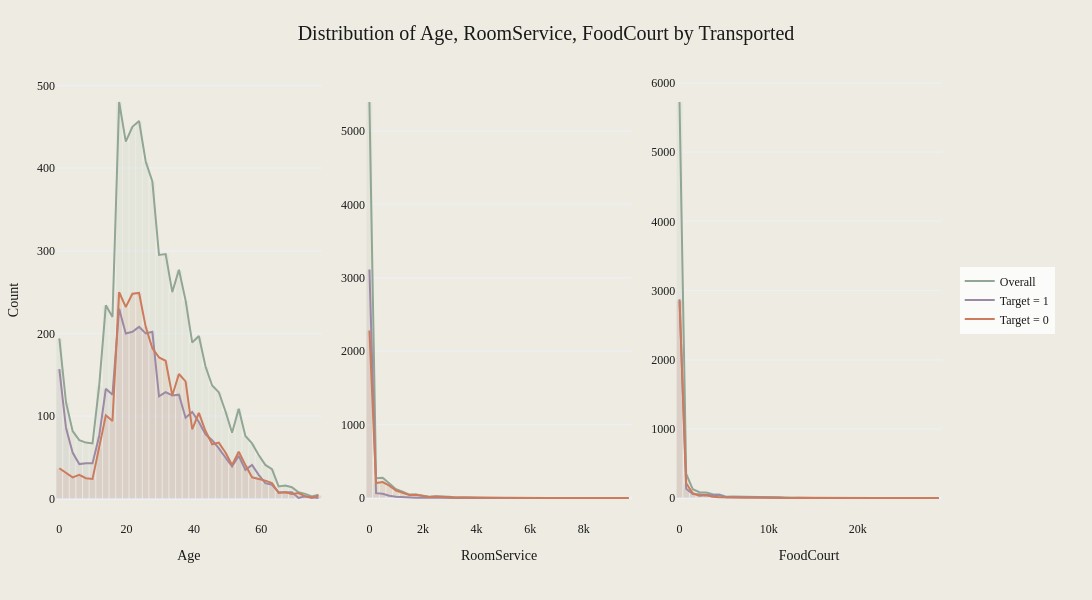

The code cell stored with this chart in its notebook:
### Markdown cell above
The summary statistics reveal interesting patterns in our numerical features:

**Age:** Ranges from 0 to 79 years, with a mean of about 28.9 years. The median (50%) is 27 years, suggesting a relatively young passenger population.

**Spending features (RoomService, FoodCourt, ShoppingMall, Spa, VRDeck):**

All have minimums of 0 and high maximum values, indicating wide ranges in spending. The means are much higher than the medians (which are all 0), suggesting highly skewed distributions. Large standard deviations compared to means indicate high variability in spending patterns.

**These statistics suggest we may need to consider log transformations or other techniques to handle the skewed spending data in our analysis. FoodCourt shows the highest mean spending and maximum value among the features.**

Next up, we can move towards checking the distributions of our numerical features using histograms.

**Note: We're not including 'Cabin', 'PassengerId', and 'Name' in our initial distribution analysis for the following reasons:**

1. Cabin: This feature contains multiple pieces of information (deck, cabin number, side) and would benefit from feature engineering before analysis. We'll address this in our feature engineering step.

2. PassengerId: This is a unique identifier for each passenger or group and doesn't provide direct information about the likelihood of being transported. However, we may extract useful information from it later, such as group size or travel companions.

3. Name: While names could potentially provide information about family groups or cultural background, they require more complex text analysis techniques. We'll consider whether to use this information in our feature engineering step.

### Code cell
numerical_features = [
    "Age",
    "RoomService",
    "FoodCourt",
    "ShoppingMall",
    "Spa",
    "VRDeck",
]
numerical_features_one = ["Age", "RoomService", "FoodCourt"]
numerical_features_two = ["ShoppingMall", "Spa", "VRDeck"]

plot_numeric_distributions(
    train_data_cleaned,
    numerical_features_one,
    "Transported",
    nbins=40,
    save_path="../images/numerical_features_one.png",
)

### Figure 1 — Plotly figure (JSON) as saved in the notebook; plotly's stock layout.template omitted (floating-point values rounded to 4 significant figures)
{"data": [{"marker": {"color": "#91A694"}, "name": "Overall", "opacity": 0.1, "showlegend": false, "type": "bar", "width": 1.975, "x": [0, 1.975, 3.95, 5.925, 7.9, 9.875, 11.85, 13.83, 15.8, 17.78, 19.75, 21.73, 23.7, 25.68, 27.65, 29.62, 31.6, 33.58, 35.55, 37.52, 39.5, 41.48, 43.45, 45.43, 47.4, 49.38, 51.35, 53.33, 55.3, 57.28, 59.25, 61.23, 63.2, 65.17, 67.15, 69.12, 71.1, 73.08, 75.05, 77.03], "xaxis": "x", "y": [194, 117, 82, 71, 68, 67, 137, 234, 220, 480, 432, 450, 457, 408, 384, 295, 296, 250, 277, 240, 189, 197, 160, 137, 129, 106, 80, 109, 76, 67, 53, 41, 36, 15, 16, 14, 8, 6, 3, 5], "yaxis": "y"}, {"hoverinfo": "skip", "line": {"color": "#91A694", "width": 2}, "mode": "lines", "name": "Overall", "showlegend": true, "type": "scatter", "x": [0, 1.975, 3.95, 5.925, 7.9, 9.875, 11.85, 13.83, 15.8, 17.78, 19.75, 21.73, 23.7, 25.68, 27.65, 29.62, 31.6, 33.58, 35.55, 37.52, 39.5, 41.48, 43.45, 45.43, 47.4, 49.38, 51.35, 53.33, 55.3, 57.28, 59.25, 61.23, 63.2, 65.17, 67.15, 69.12, 71.1, 73.08, 75.05, 77.03], "xaxis": "x", "y": [194, 117, 82, 71, 68, 67, 137, 234, 220, 480, 432, 450, 457, 408, 384, 295, 296, 250, 277, 240, 189, 197, 160, 137, 129, 106, 80, 109, 76, 67, 53, 41, 36, 15, 16, 14, 8, 6, 3, 5], "yaxis": "y"}, {"marker": {"color": "#9C8AA5"}, "name": "Target = 1", "opacity": 0.1, "showlegend": false, "type": "bar", "width": 1.975, "x": [0, 1.975, 3.95, 5.925, 7.9, 9.875, 11.85, 13.83, 15.8, 17.78, 19.75, 21.73, 23.7, 25.68, 27.65, 29.62, 31.6, 33.58, 35.55, 37.52, 39.5, 41.48, 43.45, 45.43, 47.4, 49.38, 51.35, 53.33, 55.3, 57.28, 59.25, 61.23, 63.2, 65.17, 67.15, 69.12, 71.1, 73.08, 75.05, 77.03], "xaxis": "x", "y": [157, 86, 56, 42, 43, 43, 76, 133, 126, 230, 200, 202, 208, 200, 202, 124, 129, 125, 126, 98, 105, 93, 78, 71, 61, 50, 39, 52, 35, 41, 29, 19, 17, 8, 8, 8, 1, 3, 2, 1], "yaxis": "y"}, {"hoverinfo": "skip", "line": {"color": "#9C8AA5", "width": 2}, "mode": "lines", "name": "Target = 1", "showlegend": true, "type": "scatter", "x": [0, 1.975, 3.95, 5.925, 7.9, 9.875, 11.85, 13.83, 15.8, 17.78, 19.75, 21.73, 23.7, 25.68, 27.65, 29.62, 31.6, 33.58, 35.55, 37.52, 39.5, 41.48, 43.45, 45.43, 47.4, 49.38, 51.35, 53.33, 55.3, 57.28, 59.25, 61.23, 63.2, 65.17, 67.15, 69.12, 71.1, 73.08, 75.05, 77.03], "xaxis": "x", "y": [157, 86, 56, 42, 43, 43, 76, 133, 126, 230, 200, 202, 208, 200, 202, 124, 129, 125, 126, 98, 105, 93, 78, 71, 61, 50, 39, 52, 35, 41, 29, 19, 17, 8, 8, 8, 1, 3, 2, 1], "yaxis": "y"}, {"marker": {"color": "#CC7B5C"}, "name": "Target = 0", "opacity": 0.1, "showlegend": false, "type": "bar", "width": 1.975, "x": [0, 1.975, 3.95, 5.925, 7.9, 9.875, 11.85, 13.83, 15.8, 17.78, 19.75, 21.73, 23.7, 25.68, 27.65, 29.62, 31.6, 33.58, 35.55, 37.52, 39.5, 41.48, 43.45, 45.43, 47.4, 49.38, 51.35, 53.33, 55.3, 57.28, 59.25, 61.23, 63.2, 65.17, 67.15, 69.12, 71.1, 73.08, 75.05, 77.03], "xaxis": "x", "y": [37, 31, 26, 29, 25, 24, 61, 101, 94, 250, 232, 248, 249, 208, 182, 171, 167, 125, 151, 142, 84, 104, 82, 66, 68, 56, 41, 57, 41, 26, 24, 22, 19, 7, 8, 6, 7, 3, 1, 4], "yaxis": "y"}, {"hoverinfo": "skip", "line": {"color": "#CC7B5C", "width": 2}, "mode": "lines", "name": "Target = 0", "showlegend": true, "type": "scatter", "x": [0, 1.975, 3.95, 5.925, 7.9, 9.875, 11.85, 13.83, 15.8, 17.78, 19.75, 21.73, 23.7, 25.68, 27.65, 29.62, 31.6, 33.58, 35.55, 37.52, 39.5, 41.48, 43.45, 45.43, 47.4, 49.38, 51.35, 53.33, 55.3, 57.28, 59.25, 61.23, 63.2, 65.17, 67.15, 69.12, 71.1, 73.08, 75.05, 77.03], "xaxis": "x", "y": [37, 31, 26, 29, 25, 24, 61, 101, 94, 250, 232, 248, 249, 208, 182, 171, 167, 125, 151, 142, 84, 104, 82, 66, 68, 56, 41, 57, 41, 26, 24, 22, 19, 7, 8, 6, 7, 3, 1, 4], "yaxis": "y"}, {"marker": {"color": "#91A694"}, "name": "Overall", "opacity": 0.1, "showlegend": false, "type": "bar", "width": 248, "x": [0, 248, 496, 744, 992, 1240, 1488, 1736, 1984, 2232, 2480, 2728, 2976, 3224, 3472, 3720, 3968, 4216, 4464, 4712, 4960, 5208, 5456, 5704, 5952, 6200, 6448, 6696, 6944, 7192, 7440, 7688, 7936, 8184, 8432, 8680, 8928, 9176, 9424, 9672], "xaxis": "x2", "y": [5394, 270, 275, 200, 120, 85, 47, 48, 35, 18, 24, 15, 16, 8, 11, 7, 5, 2, 6, 1, 1, 1, 3, 3, 2, 1, 0, 1, 1, 1, 0, 0, 3, 0, 1, 0, 0, 0, 0, 1], "yaxis": "y2"}, {"hoverinfo": "skip", "line": {"color": "#91A694", "width": 2}, "mode": "lines", "name": "Overall", "showlegend": false, "type": "scatter", "x": [0, 248, 496, 744, 992, 1240, 1488, 1736, 1984, 2232, 2480, 2728, 2976, 3224, 3472, 3720, 3968, 4216, 4464, 4712, 4960, 5208, 5456, 5704, 5952, 6200, 6448, 6696, 6944, 7192, 7440, 7688, 7936, 8184, 8432, 8680, 8928, 9176, 9424, 9672], "xaxis": "x2", "y": [5394, 270, 275, 200, 120, 85, 47, 48, 35, 18, 24, 15, 16, 8, 11, 7, 5, 2, 6, 1, 1, 1, 3, 3, 2, 1, 0, 1, 1, 1, 0, 0, 3, 0, 1, 0, 0, 0, 0, 1], "yaxis": "y2"}, {"marker": {"color": "#9C8AA5"}, "name": "Target = 1", "opacity": 0.1, "showlegend": false, "type": "bar", "width": 248, "x": [0, 248, 496, 744, 992, 1240, 1488, 1736, 1984, 2232, 2480, 2728, 2976, 3224, 3472, 3720, 3968, 4216, 4464, 4712, 4960, 5208, 5456, 5704, 5952, 6200, 6448, 6696, 6944, 7192, 7440, 7688, 7936, 8184, 8432, 8680, 8928, 9176, 9424, 9672], "xaxis": "x2", "y": [3113, 66, 57, 32, 18, 11, 6, 4, 7, 4, 2, 1, 2, 0, 3, 0, 1, 0, 0, 0, 0, 0, 0, 0, 0, 0, 0, 0, 0, 0, 0, 0, 0, 0, 0, 0, 0, 0, 0, 0], "yaxis": "y2"}, {"hoverinfo": "skip", "line": {"color": "#9C8AA5", "width": 2}, "mode": "lines", "name": "Target = 1", "showlegend": false, "type": "scatter", "x": [0, 248, 496, 744, 992, 1240, 1488, 1736, 1984, 2232, 2480, 2728, 2976, 3224, 3472, 3720, 3968, 4216, 4464, 4712, 4960, 5208, 5456, 5704, 5952, 6200, 6448, 6696, 6944, 7192, 7440, 7688, 7936, 8184, 8432, 8680, 8928, 9176, 9424, 9672], "xaxis": "x2", "y": [3113, 66, 57, 32, 18, 11, 6, 4, 7, 4, 2, 1, 2, 0, 3, 0, 1, 0, 0, 0, 0, 0, 0, 0, 0, 0, 0, 0, 0, 0, 0, 0, 0, 0, 0, 0, 0, 0, 0, 0], "yaxis": "y2"}, {"marker": {"color": "#CC7B5C"}, "name": "Target = 0", "opacity": 0.1, "showlegend": false, "type": "bar", "width": 248, "x": [0, 248, 496, 744, 992, 1240, 1488, 1736, 1984, 2232, 2480, 2728, 2976, 3224, 3472, 3720, 3968, 4216, 4464, 4712, 4960, 5208, 5456, 5704, 5952, 6200, 6448, 6696, 6944, 7192, 7440, 7688, 7936, 8184, 8432, 8680, 8928, 9176, 9424, 9672], "xaxis": "x2", "y": [2281, 204, 218, 168, 102, 74, 41, 44, 28, 14, 22, 14, 14, 8, 8, 7, 4, 2, 6, 1, 1, 1, 3, 3, 2, 1, 0, 1, 1, 1, 0, 0, 3, 0, 1, 0, 0, 0, 0, 1], "yaxis": "y2"}, {"hoverinfo": "skip", "line": {"color": "#CC7B5C", "width": 2}, "mode": "lines", "name": "Target = 0", "showlegend": false, "type": "scatter", "x": [0, 248, 496, 744, 992, 1240, 1488, 1736, 1984, 2232, 2480, 2728, 2976, 3224, 3472, 3720, 3968, 4216, 4464, 4712, 4960, 5208, 5456, 5704, 5952, 6200, 6448, 6696, 6944, 7192, 7440, 7688, 7936, 8184, 8432, 8680, 8928, 9176, 9424, 9672], "xaxis": "x2", "y": [2281, 204, 218, 168, 102, 74, 41, 44, 28, 14, 22, 14, 14, 8, 8, 7, 4, 2, 6, 1, 1, 1, 3, 3, 2, 1, 0, 1, 1, 1, 0, 0, 3, 0, 1, 0, 0, 0, 0, 1], "yaxis": "y2"}, {"marker": {"color": "#91A694"}, "name": "Overall", "opacity": 0.1, "showlegend": false, "type": "bar", "width": 745.3, "x": [0, 745.3, 1491.0, 2236.0, 2981.0, 3727.0, 4472.0, 5217.0, 5963.0, 6708.0, 7453.0, 8199.0, 8944.0, 9689.0, 10430.0, 11180.0, 11930.0, 12670.0, 13420.0, 14160.0, 14910.0, 15650.0, 16400.0, 17140.0, 17890.0, 18630.0, 19380.0, 20120.0, 20870.0, 21610.0, 22360.0, 23110.0, 23850.0, 24600.0, 25340.0, 26090.0, 26830.0, 27580.0, 28320.0, 29070.0], "xaxis": "x3", "y": [5725, 347, 126, 83, 79, 56, 49, 18, 21, 19, 12, 13, 11, 8, 4, 9, 3, 2, 5, 2, 1, 1, 3, 2, 3, 0, 0, 0, 0, 0, 0, 0, 0, 0, 0, 1, 1, 1, 0, 1], "yaxis": "y3"}, {"hoverinfo": "skip", "line": {"color": "#91A694", "width": 2}, "mode": "lines", "name": "Overall", "showlegend": false, "type": "scatter", "x": [0, 745.3, 1491.0, 2236.0, 2981.0, 3727.0, 4472.0, 5217.0, 5963.0, 6708.0, 7453.0, 8199.0, 8944.0, 9689.0, 10430.0, 11180.0, 11930.0, 12670.0, 13420.0, 14160.0, 14910.0, 15650.0, 16400.0, 17140.0, 17890.0, 18630.0, 19380.0, 20120.0, 20870.0, 21610.0, 22360.0, 23110.0, 23850.0, 24600.0, 25340.0, 26090.0, 26830.0, 27580.0, 28320.0, 29070.0], "xaxis": "x3", "y": [5725, 347, 126, 83, 79, 56, 49, 18, 21, 19, 12, 13, 11, 8, 4, 9, 3, 2, 5, 2, 1, 1, 3, 2, 3, 0, 0, 0, 0, 0, 0, 0, 0, 0, 0, 1, 1, 1, 0, 1], "yaxis": "y3"}, {"marker": {"color": "#9C8AA5"}, "name": "Target = 1", "opacity": 0.1, "showlegend": false, "type": "bar", "width": 745.3, "x": [0, 745.3, 1491.0, 2236.0, 2981.0, 3727.0, 4472.0, 5217.0, 5963.0, 6708.0, 7453.0, 8199.0, 8944.0, 9689.0, 10430.0, 11180.0, 11930.0, 12670.0, 13420.0, 14160.0, 14910.0, 15650.0, 16400.0, 17140.0, 17890.0, 18630.0, 19380.0, 20120.0, 20870.0, 21610.0, 22360.0, 23110.0, 23850.0, 24600.0, 25340.0, 26090.0, 26830.0, 27580.0, 28320.0, 29070.0], "xaxis": "x3", "y": [2874, 133, 58, 50, 40, 38, 38, 11, 13, 13, 8, 8, 8, 6, 3, 6, 1, 2, 3, 1, 1, 1, 2, 2, 3, 0, 0, 0, 0, 0, 0, 0, 0, 0, 0, 1, 1, 1, 0, 1], "yaxis": "y3"}, {"hoverinfo": "skip", "line": {"color": "#9C8AA5", "width": 2}, "mode": "lines", "name": "Target = 1", "showlegend": false, "type": "scatter", "x": [0, 745.3, 1491.0, 2236.0, 2981.0, 3727.0, 4472.0, 5217.0, 5963.0, 6708.0, 7453.0, 8199.0, 8944.0, 9689.0, 10430.0, 11180.0, 11930.0, 12670.0, 13420.0, 14160.0, 14910.0, 15650.0, 16400.0, 17140.0, 17890.0, 18630.0, 19380.0, 20120.0, 20870.0, 21610.0, 22360.0, 23110.0, 23850.0, 24600.0, 25340.0, 26090.0, 26830.0, 27580.0, 28320.0, 29070.0], "xaxis": "x3", "y": [2874, 133, 58, 50, 40, 38, 38, 11, 13, 13, 8, 8, 8, 6, 3, 6, 1, 2, 3, 1, 1, 1, 2, 2, 3, 0, 0, 0, 0, 0, 0, 0, 0, 0, 0, 1, 1, 1, 0, 1], "yaxis": "y3"}, {"marker": {"color": "#CC7B5C"}, "name": "Target = 0", "opacity": 0.1, "showlegend": false, "type": "bar", "width": 745.3, "x": [0, 745.3, 1491.0, 2236.0, 2981.0, 3727.0, 4472.0, 5217.0, 5963.0, 6708.0, 7453.0, 8199.0, 8944.0, 9689.0, 10430.0, 11180.0, 11930.0, 12670.0, 13420.0, 14160.0, 14910.0, 15650.0, 16400.0, 17140.0, 17890.0, 18630.0, 19380.0, 20120.0, 20870.0, 21610.0, 22360.0, 23110.0, 23850.0, 24600.0, 25340.0, 26090.0, 26830.0, 27580.0, 28320.0, 29070.0], "xaxis": "x3", "y": [2851, 214, 68, 33, 39, 18, 11, 7, 8, 6, 4, 5, 3, 2, 1, 3, 2, 0, 2, 1, 0, 0, 1, 0, 0, 0, 0, 0, 0, 0, 0, 0, 0, 0, 0, 0, 0, 0, 0, 0], "yaxis": "y3"}, {"hoverinfo": "skip", "line": {"color": "#CC7B5C", "width": 2}, "mode": "lines", "name": "Target = 0", "showlegend": false, "type": "scatter", "x": [0, 745.3, 1491.0, 2236.0, 2981.0, 3727.0, 4472.0, 5217.0, 5963.0, 6708.0, 7453.0, 8199.0, 8944.0, 9689.0, 10430.0, 11180.0, 11930.0, 12670.0, 13420.0, 14160.0, 14910.0, 15650.0, 16400.0, 17140.0, 17890.0, 18630.0, 19380.0, 20120.0, 20870.0, 21610.0, 22360.0, 23110.0, 23850.0, 24600.0, 25340.0, 26090.0, 26830.0, 27580.0, 28320.0, 29070.0], "xaxis": "x3", "y": [2851, 214, 68, 33, 39, 18, 11, 7, 8, 6, 4, 5, 3, 2, 1, 3, 2, 0, 2, 1, 0, 0, 1, 0, 0, 0, 0, 0, 0, 0, 0, 0, 0, 0, 0, 0, 0, 0, 0, 0], "yaxis": "y3"}], "layout": {"bargap": 0, "bargroupgap": 0, "barmode": "overlay", "font": {"color": "#191919", "family": "Styrene A", "size": 12}, "height": 600, "legend": {"bgcolor": "rgba(255,255,255,0.8)", "orientation": "v", "x": 1.02, "xanchor": "left", "y": 0.5, "yanchor": "middle"}, "margin": {"b": 80, "l": 50, "r": 150, "t": 80}, "paper_bgcolor": "#EEECE2", "plot_bgcolor": "#EEECE2", "showlegend": true, "title": {"font": {"color": "#191919", "family": "Styrene B", "size": 20}, "text": "Distribution of Age, RoomService, FoodCourt by Transported", "x": 0.5}, "width": 1350, "xaxis": {"anchor": "y", "domain": [0, 0.3], "tickfont": {"color": "#191919", "family": "Styrene A", "size": 12}, "title": {"font": {"color": "#191919", "family": "Styrene A", "size": 14}, "text": "Age"}}, "xaxis2": {"anchor": "y2", "domain": [0.35, 0.65], "tickfont": {"color": "#191919", "family": "Styrene A", "size": 12}, "title": {"font": {"color": "#191919", "family": "Styrene A", "size": 14}, "text": "RoomService"}}, "xaxis3": {"anchor": "y3", "domain": [0.7, 1], "tickfont": {"color": "#191919", "family": "Styrene A", "size": 12}, "title": {"font": {"color": "#191919", "family": "Styrene A", "size": 14}, "text": "FoodCourt"}}, "yaxis": {"anchor": "x", "domain": [0, 1], "tickfont": {"color": "#191919", "family": "Styrene A", "size": 12}, "title": {"font": {"color": "#191919", "family": "Styrene A", "size": 14}, "text": "Count"}}, "yaxis2": {"anchor": "x2", "domain": [0, 1]}, "yaxis3": {"anchor": "x3", "domain": [0, 1]}}}
